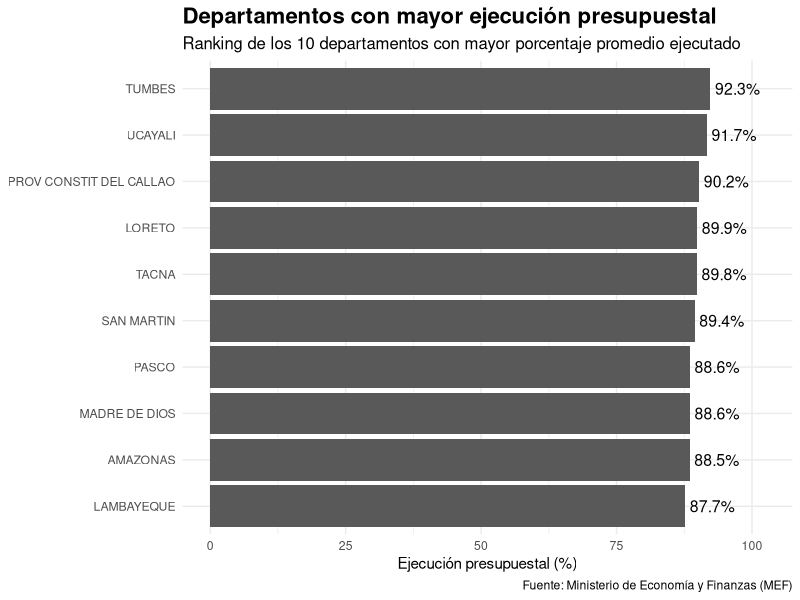
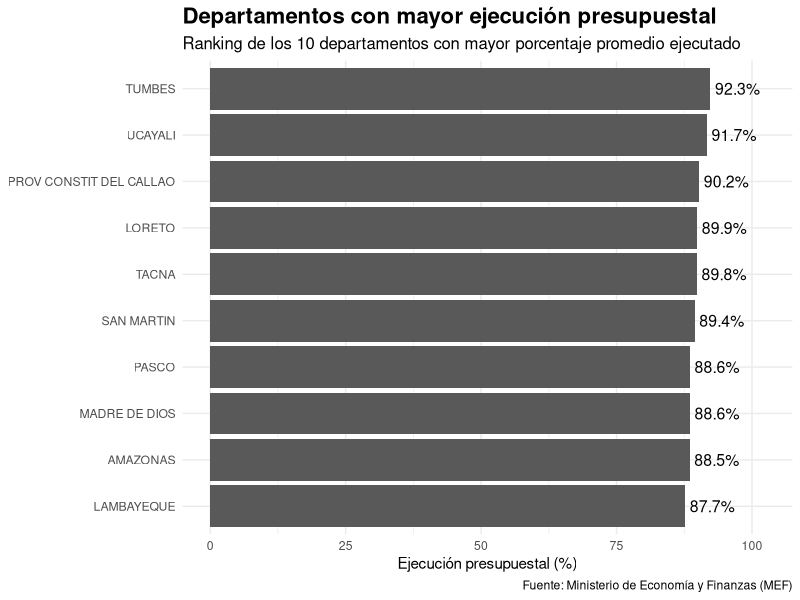

Write R code to recreate these figures, in order.
# ============================================================
# 04_analisis_final.R
# Análisis final: Ejecución presupuestal por departamento
# Fuente: Ministerio de Economía y Finanzas (MEF)
# ============================================================


# ------------------------------------------------------------
# 1. Cargar paquetes
# ------------------------------------------------------------

library(tidyverse)
library(ggplot2)


# ------------------------------------------------------------
# 2. Importar base de datos
# ------------------------------------------------------------

gasto <- read.csv(
  "data/EP_Distribucion_Geografica_Gasto.csv",
  stringsAsFactors = FALSE,
  check.names = FALSE
)


# ------------------------------------------------------------
# 3. Limpieza y preparación
# ------------------------------------------------------------


# Crear porcentaje de ejecución

gasto <- gasto %>%
  mutate(
    porcentaje_ejecucion = (`EJECUCIÓN` / PIM) * 100
  )


# Eliminar registros que no corresponden a departamentos

gasto <- gasto %>%
  filter(DEPARTAMENTO_AP4_NOMBRE != "EXTERIOR")



# ------------------------------------------------------------
# 4. Pregunta de análisis
# ------------------------------------------------------------

# Pregunta:
# ¿Qué departamentos presentan mayores niveles de eficiencia
# en la ejecución presupuestal?


# ------------------------------------------------------------
# 5. Análisis por departamento
# ------------------------------------------------------------

analisis_departamental <- gasto %>%
  group_by(DEPARTAMENTO_AP4_NOMBRE) %>%
  summarise(
    
    porcentaje_promedio = mean(
      porcentaje_ejecucion,
      na.rm = TRUE
    ),
    
    presupuesto_total = sum(
      PIM,
      na.rm = TRUE
    ),
    
    gasto_ejecutado = sum(
      `EJECUCIÓN`,
      na.rm = TRUE
    )
    
  ) %>%
  arrange(desc(porcentaje_promedio))


# Ver resultados

View(analisis_departamental)



# ------------------------------------------------------------
# 6. Top 10 departamentos con mayor ejecución
# ------------------------------------------------------------

top10 <- analisis_departamental %>%
  slice_head(n = 10)


top10



# ------------------------------------------------------------
# 7. Bottom 10 departamentos
# ------------------------------------------------------------

bottom10 <- analisis_departamental %>%
  slice_tail(n = 10)


bottom10



# ------------------------------------------------------------
# 8. Gráfico final: Ranking de departamentos
# ------------------------------------------------------------

grafico_final <- ggplot(
  top10,
  aes(
    x = reorder(
      DEPARTAMENTO_AP4_NOMBRE,
      porcentaje_promedio
    ),
    y = porcentaje_promedio
  )
) +
  geom_col() +
  geom_text(
    aes(label = paste0(round(porcentaje_promedio,1), "%")),
    hjust = -0.1,
    size = 4
  ) +
  coord_flip() +
  scale_y_continuous(
    limits = c(0, max(top10$porcentaje_promedio) + 10)
  ) +
  labs(
    title = "Departamentos con mayor ejecución presupuestal",
    subtitle = "Ranking de los 10 departamentos con mayor porcentaje promedio ejecutado",
    x = NULL,
    y = "Ejecución presupuestal (%)",
    caption = "Fuente: Ministerio de Economía y Finanzas (MEF)"
  ) +
  theme_minimal() +
  theme(
    plot.title = element_text(
      size = 16,
      face = "bold"
    ),
    plot.subtitle = element_text(
      size = 12
    )
  )


# Mostrar gráfico

grafico_final
# ------------------------------------------------------------
# 9. Guardar gráfico final
# ------------------------------------------------------------

ggsave(
  filename = "figures/fig03_top10_ejecucion_departamentos.png",
  plot = grafico_final,
  width = 10,
  height = 7,
  dpi = 300
)
